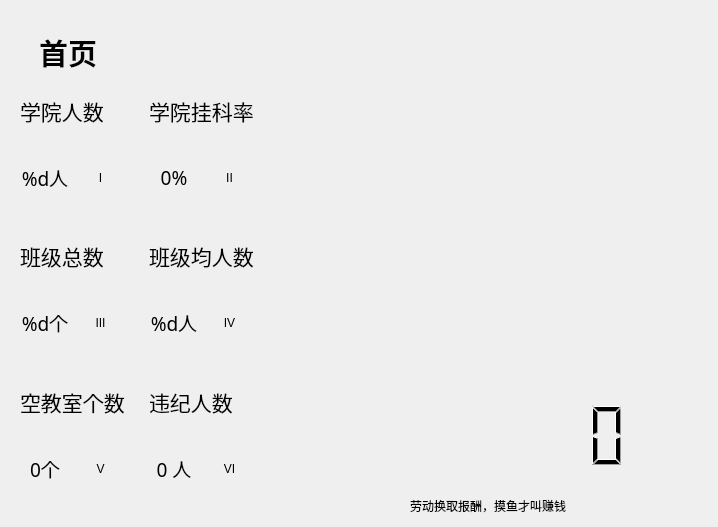
<?xml version="1.0" encoding="UTF-8"?>
<ui version="4.0">
 <class>HomePage</class>
 <widget class="QWidget" name="HomePage">
  <property name="geometry">
   <rect>
    <x>0</x>
    <y>0</y>
    <width>718</width>
    <height>527</height>
   </rect>
  </property>
  <property name="windowTitle">
   <string>Form</string>
  </property>
  <layout class="QGridLayout" name="gridLayout_8">
   <item row="0" column="0" colspan="2">
    <spacer name="horizontalSpacer_3">
     <property name="orientation">
      <enum>Qt::Horizontal</enum>
     </property>
     <property name="sizeHint" stdset="0">
      <size>
       <width>86</width>
       <height>20</height>
      </size>
     </property>
    </spacer>
   </item>
   <item row="1" column="0">
    <spacer name="horizontalSpacer">
     <property name="orientation">
      <enum>Qt::Horizontal</enum>
     </property>
     <property name="sizeType">
      <enum>QSizePolicy::Minimum</enum>
     </property>
     <property name="sizeHint" stdset="0">
      <size>
       <width>20</width>
       <height>20</height>
      </size>
     </property>
    </spacer>
   </item>
   <item row="1" column="1">
    <widget class="LargeTitleLabel" name="LargeTitleLabel_8">
     <property name="font">
      <font>
       <family>SimSun-ExtB</family>
       <pointsize>22</pointsize>
       <weight>75</weight>
       <bold>true</bold>
      </font>
     </property>
     <property name="text">
      <string>首页</string>
     </property>
     <property name="alignment">
      <set>Qt::AlignCenter</set>
     </property>
    </widget>
   </item>
   <item row="1" column="2">
    <spacer name="horizontalSpacer_2">
     <property name="orientation">
      <enum>Qt::Horizontal</enum>
     </property>
     <property name="sizeHint" stdset="0">
      <size>
       <width>602</width>
       <height>20</height>
      </size>
     </property>
    </spacer>
   </item>
   <item row="2" column="0" colspan="3">
    <widget class="HorizontalSeparator" name="HorizontalSeparator_2"/>
   </item>
   <item row="3" column="0" colspan="3">
    <layout class="QHBoxLayout" name="horizontalLayout_10">
     <item>
      <layout class="QGridLayout" name="gridLayout_7">
       <item row="0" column="1">
        <widget class="ElevatedCardWidget" name="ElevatedCardWidget_4">
         <layout class="QGridLayout" name="gridLayout_3">
          <item row="0" column="0">
           <layout class="QVBoxLayout" name="verticalLayout_5">
            <item>
             <widget class="TitleLabel" name="TitleLabel_3">
              <property name="font">
               <font>
                <family>Agency FB</family>
                <pointsize>16</pointsize>
                <weight>50</weight>
                <bold>false</bold>
               </font>
              </property>
              <property name="text">
               <string>学院挂科率</string>
              </property>
             </widget>
            </item>
            <item>
             <widget class="HorizontalSeparator" name="HorizontalSeparator_3"/>
            </item>
           </layout>
          </item>
          <item row="2" column="0">
           <layout class="QHBoxLayout" name="horizontalLayout_5">
            <item>
             <widget class="SubtitleLabel" name="studentGpaLabel">
              <property name="font">
               <font>
                <family>Agency FB</family>
                <pointsize>14</pointsize>
                <weight>50</weight>
                <bold>false</bold>
               </font>
              </property>
              <property name="text">
               <string>0%</string>
              </property>
              <property name="textFormat">
               <enum>Qt::AutoText</enum>
              </property>
              <property name="alignment">
               <set>Qt::AlignCenter</set>
              </property>
             </widget>
            </item>
            <item>
             <widget class="LargeTitleLabel" name="LargeTitleLabel_2">
              <property name="text">
               <string>II</string>
              </property>
              <property name="alignment">
               <set>Qt::AlignCenter</set>
              </property>
             </widget>
            </item>
           </layout>
          </item>
          <item row="1" column="0">
           <spacer name="verticalSpacer_2">
            <property name="orientation">
             <enum>Qt::Vertical</enum>
            </property>
            <property name="sizeHint" stdset="0">
             <size>
              <width>20</width>
              <height>40</height>
             </size>
            </property>
           </spacer>
          </item>
          <item row="3" column="0">
           <spacer name="verticalSpacer_8">
            <property name="orientation">
             <enum>Qt::Vertical</enum>
            </property>
            <property name="sizeHint" stdset="0">
             <size>
              <width>20</width>
              <height>40</height>
             </size>
            </property>
           </spacer>
          </item>
         </layout>
        </widget>
       </item>
       <item row="0" column="0">
        <widget class="ElevatedCardWidget" name="ElevatedCardWidget">
         <layout class="QGridLayout" name="gridLayout_4">
          <item row="0" column="0">
           <layout class="QVBoxLayout" name="verticalLayout_4">
            <item>
             <widget class="TitleLabel" name="TitleLabel_4">
              <property name="font">
               <font>
                <family>Agency FB</family>
                <pointsize>16</pointsize>
                <weight>50</weight>
                <bold>false</bold>
               </font>
              </property>
              <property name="text">
               <string>学院人数</string>
              </property>
             </widget>
            </item>
            <item>
             <widget class="HorizontalSeparator" name="HorizontalSeparator"/>
            </item>
           </layout>
          </item>
          <item row="1" column="0">
           <spacer name="verticalSpacer">
            <property name="orientation">
             <enum>Qt::Vertical</enum>
            </property>
            <property name="sizeHint" stdset="0">
             <size>
              <width>20</width>
              <height>40</height>
             </size>
            </property>
           </spacer>
          </item>
          <item row="2" column="0">
           <layout class="QHBoxLayout" name="horizontalLayout_2">
            <item>
             <widget class="SubtitleLabel" name="studentCountLabel">
              <property name="font">
               <font>
                <family>Agency FB</family>
                <pointsize>14</pointsize>
                <weight>50</weight>
                <bold>false</bold>
               </font>
              </property>
              <property name="text">
               <string>%d人</string>
              </property>
              <property name="textFormat">
               <enum>Qt::AutoText</enum>
              </property>
              <property name="alignment">
               <set>Qt::AlignCenter</set>
              </property>
             </widget>
            </item>
            <item>
             <widget class="LargeTitleLabel" name="LargeTitleLabel">
              <property name="text">
               <string>I</string>
              </property>
              <property name="alignment">
               <set>Qt::AlignCenter</set>
              </property>
             </widget>
            </item>
           </layout>
          </item>
          <item row="3" column="0">
           <spacer name="verticalSpacer_7">
            <property name="orientation">
             <enum>Qt::Vertical</enum>
            </property>
            <property name="sizeHint" stdset="0">
             <size>
              <width>20</width>
              <height>40</height>
             </size>
            </property>
           </spacer>
          </item>
         </layout>
        </widget>
       </item>
       <item row="2" column="1">
        <widget class="ElevatedCardWidget" name="ElevatedCardWidget_6">
         <layout class="QGridLayout" name="gridLayout">
          <item row="0" column="0">
           <layout class="QVBoxLayout" name="verticalLayout_6">
            <item>
             <widget class="TitleLabel" name="TitleLabel_8">
              <property name="font">
               <font>
                <family>Agency FB</family>
                <pointsize>16</pointsize>
                <weight>50</weight>
                <bold>false</bold>
               </font>
              </property>
              <property name="text">
               <string>违纪人数</string>
              </property>
             </widget>
            </item>
            <item>
             <widget class="HorizontalSeparator" name="HorizontalSeparator_7"/>
            </item>
           </layout>
          </item>
          <item row="2" column="0">
           <layout class="QHBoxLayout" name="horizontalLayout_6">
            <item>
             <widget class="SubtitleLabel" name="SubtitleLabel_3">
              <property name="font">
               <font>
                <family>Agency FB</family>
                <pointsize>14</pointsize>
                <weight>50</weight>
                <bold>false</bold>
               </font>
              </property>
              <property name="text">
               <string>0 人</string>
              </property>
              <property name="textFormat">
               <enum>Qt::AutoText</enum>
              </property>
              <property name="alignment">
               <set>Qt::AlignCenter</set>
              </property>
             </widget>
            </item>
            <item>
             <widget class="LargeTitleLabel" name="LargeTitleLabel_6">
              <property name="text">
               <string>VI</string>
              </property>
              <property name="alignment">
               <set>Qt::AlignCenter</set>
              </property>
             </widget>
            </item>
           </layout>
          </item>
          <item row="1" column="0">
           <spacer name="verticalSpacer_6">
            <property name="orientation">
             <enum>Qt::Vertical</enum>
            </property>
            <property name="sizeHint" stdset="0">
             <size>
              <width>20</width>
              <height>40</height>
             </size>
            </property>
           </spacer>
          </item>
          <item row="3" column="0">
           <spacer name="verticalSpacer_12">
            <property name="orientation">
             <enum>Qt::Vertical</enum>
            </property>
            <property name="sizeHint" stdset="0">
             <size>
              <width>20</width>
              <height>40</height>
             </size>
            </property>
           </spacer>
          </item>
         </layout>
        </widget>
       </item>
       <item row="1" column="1">
        <widget class="ElevatedCardWidget" name="ElevatedCardWidget_5">
         <layout class="QGridLayout" name="gridLayout_2">
          <item row="2" column="0">
           <layout class="QHBoxLayout" name="horizontalLayout">
            <item>
             <widget class="SubtitleLabel" name="avgStudentCountLabel">
              <property name="font">
               <font>
                <family>Agency FB</family>
                <pointsize>14</pointsize>
                <weight>50</weight>
                <bold>false</bold>
               </font>
              </property>
              <property name="text">
               <string>%d人</string>
              </property>
              <property name="textFormat">
               <enum>Qt::AutoText</enum>
              </property>
              <property name="alignment">
               <set>Qt::AlignCenter</set>
              </property>
             </widget>
            </item>
            <item>
             <widget class="LargeTitleLabel" name="LargeTitleLabel_4">
              <property name="text">
               <string>IV</string>
              </property>
              <property name="alignment">
               <set>Qt::AlignCenter</set>
              </property>
             </widget>
            </item>
           </layout>
          </item>
          <item row="0" column="0">
           <layout class="QVBoxLayout" name="verticalLayout">
            <item>
             <widget class="TitleLabel" name="TitleLabel_6">
              <property name="font">
               <font>
                <family>Agency FB</family>
                <pointsize>16</pointsize>
                <weight>50</weight>
                <bold>false</bold>
               </font>
              </property>
              <property name="text">
               <string>班级均人数</string>
              </property>
             </widget>
            </item>
            <item>
             <widget class="HorizontalSeparator" name="HorizontalSeparator_5"/>
            </item>
           </layout>
          </item>
          <item row="1" column="0">
           <spacer name="verticalSpacer_4">
            <property name="orientation">
             <enum>Qt::Vertical</enum>
            </property>
            <property name="sizeHint" stdset="0">
             <size>
              <width>20</width>
              <height>40</height>
             </size>
            </property>
           </spacer>
          </item>
          <item row="3" column="0">
           <spacer name="verticalSpacer_10">
            <property name="orientation">
             <enum>Qt::Vertical</enum>
            </property>
            <property name="sizeHint" stdset="0">
             <size>
              <width>20</width>
              <height>40</height>
             </size>
            </property>
           </spacer>
          </item>
         </layout>
        </widget>
       </item>
       <item row="2" column="0">
        <widget class="ElevatedCardWidget" name="ElevatedCardWidget_3">
         <layout class="QGridLayout" name="gridLayout_6">
          <item row="2" column="0">
           <layout class="QHBoxLayout" name="horizontalLayout_4">
            <item>
             <widget class="SubtitleLabel" name="SubtitleLabel_7">
              <property name="font">
               <font>
                <family>Agency FB</family>
                <pointsize>14</pointsize>
                <weight>50</weight>
                <bold>false</bold>
               </font>
              </property>
              <property name="text">
               <string>0个</string>
              </property>
              <property name="textFormat">
               <enum>Qt::AutoText</enum>
              </property>
              <property name="alignment">
               <set>Qt::AlignCenter</set>
              </property>
             </widget>
            </item>
            <item>
             <widget class="LargeTitleLabel" name="LargeTitleLabel_5">
              <property name="text">
               <string>V</string>
              </property>
              <property name="alignment">
               <set>Qt::AlignCenter</set>
              </property>
             </widget>
            </item>
           </layout>
          </item>
          <item row="1" column="0">
           <spacer name="verticalSpacer_5">
            <property name="orientation">
             <enum>Qt::Vertical</enum>
            </property>
            <property name="sizeHint" stdset="0">
             <size>
              <width>20</width>
              <height>40</height>
             </size>
            </property>
           </spacer>
          </item>
          <item row="0" column="0">
           <layout class="QVBoxLayout" name="verticalLayout_2">
            <item>
             <widget class="TitleLabel" name="TitleLabel_9">
              <property name="font">
               <font>
                <family>Agency FB</family>
                <pointsize>16</pointsize>
                <weight>50</weight>
                <bold>false</bold>
               </font>
              </property>
              <property name="text">
               <string>空教室个数</string>
              </property>
             </widget>
            </item>
            <item>
             <widget class="HorizontalSeparator" name="HorizontalSeparator_8"/>
            </item>
           </layout>
          </item>
          <item row="3" column="0">
           <spacer name="verticalSpacer_11">
            <property name="orientation">
             <enum>Qt::Vertical</enum>
            </property>
            <property name="sizeHint" stdset="0">
             <size>
              <width>20</width>
              <height>40</height>
             </size>
            </property>
           </spacer>
          </item>
         </layout>
        </widget>
       </item>
       <item row="1" column="0">
        <widget class="ElevatedCardWidget" name="ElevatedCardWidget_2">
         <layout class="QGridLayout" name="gridLayout_5">
          <item row="1" column="0">
           <spacer name="verticalSpacer_3">
            <property name="orientation">
             <enum>Qt::Vertical</enum>
            </property>
            <property name="sizeHint" stdset="0">
             <size>
              <width>20</width>
              <height>40</height>
             </size>
            </property>
           </spacer>
          </item>
          <item row="2" column="0">
           <layout class="QHBoxLayout" name="horizontalLayout_3">
            <item>
             <widget class="SubtitleLabel" name="gradeCountLabel">
              <property name="font">
               <font>
                <family>Agency FB</family>
                <pointsize>14</pointsize>
                <weight>50</weight>
                <bold>false</bold>
               </font>
              </property>
              <property name="text">
               <string>%d个</string>
              </property>
              <property name="textFormat">
               <enum>Qt::AutoText</enum>
              </property>
              <property name="alignment">
               <set>Qt::AlignCenter</set>
              </property>
             </widget>
            </item>
            <item>
             <widget class="LargeTitleLabel" name="LargeTitleLabel_3">
              <property name="text">
               <string>III</string>
              </property>
              <property name="alignment">
               <set>Qt::AlignCenter</set>
              </property>
             </widget>
            </item>
           </layout>
          </item>
          <item row="0" column="0">
           <layout class="QVBoxLayout" name="verticalLayout_3">
            <item>
             <widget class="TitleLabel" name="TitleLabel_5">
              <property name="font">
               <font>
                <family>Agency FB</family>
                <pointsize>16</pointsize>
                <weight>50</weight>
                <bold>false</bold>
               </font>
              </property>
              <property name="text">
               <string>班级总数</string>
              </property>
             </widget>
            </item>
            <item>
             <widget class="HorizontalSeparator" name="HorizontalSeparator_4"/>
            </item>
           </layout>
          </item>
          <item row="3" column="0">
           <spacer name="verticalSpacer_9">
            <property name="orientation">
             <enum>Qt::Vertical</enum>
            </property>
            <property name="sizeHint" stdset="0">
             <size>
              <width>20</width>
              <height>40</height>
             </size>
            </property>
           </spacer>
          </item>
         </layout>
        </widget>
       </item>
      </layout>
     </item>
     <item>
      <layout class="QVBoxLayout" name="verticalLayout_8">
       <item>
        <layout class="QHBoxLayout" name="horizontalLayout_8">
         <item>
          <spacer name="horizontalSpacer_4">
           <property name="orientation">
            <enum>Qt::Horizontal</enum>
           </property>
           <property name="sizeType">
            <enum>QSizePolicy::Fixed</enum>
           </property>
           <property name="sizeHint" stdset="0">
            <size>
             <width>40</width>
             <height>20</height>
            </size>
           </property>
          </spacer>
         </item>
         <item>
          <widget class="IconWidget" name="IconWidget">
           <property name="sizePolicy">
            <sizepolicy hsizetype="MinimumExpanding" vsizetype="MinimumExpanding">
             <horstretch>0</horstretch>
             <verstretch>0</verstretch>
            </sizepolicy>
           </property>
           <property name="minimumSize">
            <size>
             <width>180</width>
             <height>180</height>
            </size>
           </property>
           <property name="maximumSize">
            <size>
             <width>400</width>
             <height>400</height>
            </size>
           </property>
           <property name="icon">
            <iconset>
             <normaloff>../Resource/image/logo.png</normaloff>../Resource/image/logo.png</iconset>
           </property>
          </widget>
         </item>
         <item>
          <spacer name="horizontalSpacer_5">
           <property name="orientation">
            <enum>Qt::Horizontal</enum>
           </property>
           <property name="sizeType">
            <enum>QSizePolicy::Fixed</enum>
           </property>
           <property name="sizeHint" stdset="0">
            <size>
             <width>40</width>
             <height>20</height>
            </size>
           </property>
          </spacer>
         </item>
        </layout>
       </item>
       <item>
        <layout class="QVBoxLayout" name="verticalLayout_7">
         <item>
          <layout class="QHBoxLayout" name="horizontalLayout_7">
           <item>
            <spacer name="horizontalSpacer_6">
             <property name="orientation">
              <enum>Qt::Horizontal</enum>
             </property>
             <property name="sizeType">
              <enum>QSizePolicy::Fixed</enum>
             </property>
             <property name="sizeHint" stdset="0">
              <size>
               <width>20</width>
               <height>20</height>
              </size>
             </property>
            </spacer>
           </item>
           <item>
            <widget class="QLCDNumber" name="lcdNumber">
             <property name="minimumSize">
              <size>
               <width>70</width>
               <height>70</height>
              </size>
             </property>
             <property name="styleSheet">
              <string notr="true">border: none</string>
             </property>
             <property name="digitCount">
              <number>8</number>
             </property>
            </widget>
           </item>
           <item>
            <spacer name="horizontalSpacer_7">
             <property name="orientation">
              <enum>Qt::Horizontal</enum>
             </property>
             <property name="sizeType">
              <enum>QSizePolicy::Fixed</enum>
             </property>
             <property name="sizeHint" stdset="0">
              <size>
               <width>20</width>
               <height>20</height>
              </size>
             </property>
            </spacer>
           </item>
          </layout>
         </item>
         <item>
          <spacer name="verticalSpacer_13">
           <property name="orientation">
            <enum>Qt::Vertical</enum>
           </property>
           <property name="sizeType">
            <enum>QSizePolicy::Fixed</enum>
           </property>
           <property name="sizeHint" stdset="0">
            <size>
             <width>20</width>
             <height>20</height>
            </size>
           </property>
          </spacer>
         </item>
         <item>
          <layout class="QHBoxLayout" name="horizontalLayout_9">
           <item>
            <spacer name="horizontalSpacer_8">
             <property name="orientation">
              <enum>Qt::Horizontal</enum>
             </property>
             <property name="sizeType">
              <enum>QSizePolicy::Fixed</enum>
             </property>
             <property name="sizeHint" stdset="0">
              <size>
               <width>20</width>
               <height>20</height>
              </size>
             </property>
            </spacer>
           </item>
           <item>
            <widget class="SubtitleLabel" name="SubtitleLabel">
             <property name="text">
              <string>劳动换取报酬，摸鱼才叫赚钱</string>
             </property>
             <property name="alignment">
              <set>Qt::AlignCenter</set>
             </property>
            </widget>
           </item>
           <item>
            <spacer name="horizontalSpacer_9">
             <property name="orientation">
              <enum>Qt::Horizontal</enum>
             </property>
             <property name="sizeType">
              <enum>QSizePolicy::Fixed</enum>
             </property>
             <property name="sizeHint" stdset="0">
              <size>
               <width>20</width>
               <height>20</height>
              </size>
             </property>
            </spacer>
           </item>
          </layout>
         </item>
        </layout>
       </item>
      </layout>
     </item>
    </layout>
   </item>
  </layout>
 </widget>
 <customwidgets>
  <customwidget>
   <class>IconWidget</class>
   <extends>QWidget</extends>
   <header>qfluentwidgets</header>
  </customwidget>
  <customwidget>
   <class>HorizontalSeparator</class>
   <extends>QWidget</extends>
   <header>qfluentwidgets</header>
  </customwidget>
  <customwidget>
   <class>CardWidget</class>
   <extends>QFrame</extends>
   <header>qfluentwidgets</header>
   <container>1</container>
  </customwidget>
  <customwidget>
   <class>ElevatedCardWidget</class>
   <extends>SimpleCardWidget</extends>
   <header>qfluentwidgets</header>
   <container>1</container>
  </customwidget>
  <customwidget>
   <class>SimpleCardWidget</class>
   <extends>CardWidget</extends>
   <header>qfluentwidgets</header>
   <container>1</container>
  </customwidget>
  <customwidget>
   <class>SubtitleLabel</class>
   <extends>QLabel</extends>
   <header>qfluentwidgets</header>
  </customwidget>
  <customwidget>
   <class>TitleLabel</class>
   <extends>QLabel</extends>
   <header>qfluentwidgets</header>
  </customwidget>
  <customwidget>
   <class>LargeTitleLabel</class>
   <extends>QLabel</extends>
   <header>qfluentwidgets</header>
  </customwidget>
 </customwidgets>
 <resources/>
 <connections/>
</ui>
